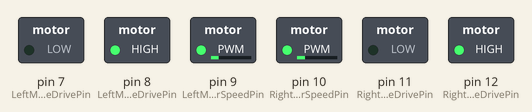
Recording of a sketch running on a simulated Arduino Uno, built with avr-gcc and run on an emulated ATmega328P. Parts: switched loads named in the sketch (green lamp = pin HIGH).

Above: at 0.1 s.
At 14.1 s:
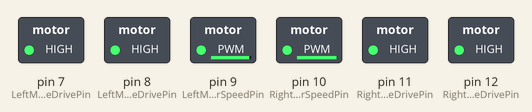
Timing chart, 0 to 15.6 s (numbered marks = the images above):
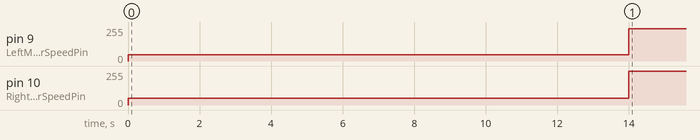

The sketch:

MissionToMars.ino
```cpp
#include "Application.hpp"

static Application application;

void setup()
{
  application.Setup();
}

void loop()
{
  application.Loop();
}
```

Application.cpp
```cpp
#include "Application.hpp"
#include "TimerDriver.hpp"

static const int LeftMotorSpeedPin = 9;
static const int LeftMotorClockwiseDrivePin = 7;
static const int LeftMotorAntiClockwiseDrivePin = 8;
static const double LeftMotorClockwiseEqualiser = 4250.0 / 4250.0;
static const double LeftMotorAntiClockwiseEqualiser = 4300.0 / 4500.0;

static const int RightMotorSpeedPin = 10;
static const int RightMotorClockwiseDrivePin = 12;
static const int RightMotorAntiClockwiseDrivePin = 11;
static const double RightMotorClockwiseEqualiser = 4500.0 / 4500.0;
static const double RightMotorAntiClockwiseEqualiser = 4200.0 / 4250.0;

void Application::Setup()
{
  mLeftMotorDriver = new MotorDriver(LeftMotorSpeedPin,
                                     LeftMotorClockwiseDrivePin,
                                     LeftMotorAntiClockwiseDrivePin,
                                     LeftMotorClockwiseEqualiser,
                                     LeftMotorAntiClockwiseEqualiser);
  mLeftMotor = new Motor(*mLeftMotorDriver);

  mRightMotorDriver = new MotorDriver(RightMotorSpeedPin,
                                      RightMotorClockwiseDrivePin,
                                      RightMotorAntiClockwiseDrivePin,
                                      RightMotorClockwiseEqualiser,
                                      RightMotorAntiClockwiseEqualiser);
  mRightMotor = new Motor(*mRightMotorDriver);

  mRover = new Rover(*mLeftMotor, *mRightMotor);

  mRover->MoveForwards(50);
  TimerDriver::DelayMs(14000);
  mRover->Stop();
}

void Application::Loop()
{
}
```

Application.hpp
```cpp
#ifndef APPLICATION_HPP
#define APPLICATION_HPP

#include "Rover.hpp"
#include "Motor.hpp"
#include "MotorDriver.hpp"

class Application
{
public:
  void Setup();
  void Loop();

private:
  Rover* mRover;

  MotorDriver* mLeftMotorDriver;
  Motor* mLeftMotor;

  MotorDriver* mRightMotorDriver;
  Motor* mRightMotor;
};

#endif
```

Led.cpp
```cpp
#include "Led.hpp"
#include "TimerDriver.hpp"

Led::Led(LedDriver &driver) :
  mDriver(driver)
{
}

void Led::SetLedState(bool ledIsOn)
{
  mDriver.SetLedState(ledIsOn);
}
```

Led.hpp
```cpp
#ifndef LED_HPP
#define LED_HPP

#include "LedDriver.hpp"

class Led
{
private:
  LedDriver &mDriver;

public:
  Led(LedDriver &driver);
  void SetLedState(bool ledIsOn);
};

#endif
```

Motor.cpp
```cpp
#include "Motor.hpp"

Motor::Motor(MotorDriver &motorDriver) :
  mMotorDriver(motorDriver)
{
  Stop();
}

void Motor::Run(MotorDirection direction, int speed)
{
  switch (direction)
  {
    case MotorDirection::Clockwise:
      mMotorDriver.SetMotorClockwiseDrive(true);
      mMotorDriver.SetMotorAntiClockwiseDrive(false);
      break;

    case MotorDirection::AntiClockwise:
      mMotorDriver.SetMotorClockwiseDrive(false);
      mMotorDriver.SetMotorAntiClockwiseDrive(true);
      break;

    default:
      Stop();
      break;
  }

  mMotorDriver.SetMotorSpeed(speed);
}

void Motor::Stop()
{
  mMotorDriver.SetMotorClockwiseDrive(true);
  mMotorDriver.SetMotorAntiClockwiseDrive(true);

  // Use the clockwise and anti-clockwise drive to brake
  mMotorDriver.SetMotorSpeed(255);
}
```

Motor.hpp
```cpp
#ifndef MOTOR_HPP
#define MOTOR_HPP

#include "MotorInterface.hpp"
#include "MotorDriver.hpp"
#include "MotorDirection.hpp"

class Motor : public MotorInterface
{
private:
  MotorDriver &mMotorDriver;

public:
  Motor(MotorDriver &motorDriver);
  void Run(MotorDirection direction, int speed);
  void Stop();
};

#endif
```

MotorDirection.hpp
```cpp
#ifndef MOTOR_DIRECTION_HPP
#define MOTOR_DIRECTION_HPP

enum MotorDirection
{
  Clockwise,
  AntiClockwise
};

#endif
```

MotorInterface.hpp
```cpp
#ifndef MOTOR_INTERFACE_HPP
#define MOTOR_INTERFACE_HPP

#include "MotorDirection.hpp"

class MotorInterface
{
public:
  virtual void Run(MotorDirection direction, int speed) = 0;
  virtual void Stop() = 0;
};

#endif
```

Rover.cpp
```cpp
#include "Rover.hpp"

Rover::Rover(MotorInterface &leftTrack, MotorInterface &rightTrack) :
  mLeftTrack(leftTrack),
  mRightTrack(rightTrack)
{
  mSpeed = 0;
  mDirection = RoverDirection::Forwards;
}

void Rover::MoveForwards(int speed)
{
  mSpeed = speed;
  mDirection = RoverDirection::Forwards;
  mRightTrack.Run(MotorDirection::Clockwise, mSpeed);
  mLeftTrack.Run(MotorDirection::AntiClockwise, mSpeed);
}

void Rover::MoveBackwards(int speed)
{
  mSpeed = speed;
  mDirection = RoverDirection::Backwards;
  mRightTrack.Run(MotorDirection::AntiClockwise, mSpeed);
  mLeftTrack.Run(MotorDirection::Clockwise, mSpeed);
}

void Rover::Stop()
{
  mSpeed = 0;
  mRightTrack.Stop();
  mLeftTrack.Stop();
}
```

Rover.hpp
```cpp
#ifndef ROVER_HPP
#define ROVER_HPP

#include "RoverDirection.hpp"
#include "MotorInterface.hpp"

class Rover
{
private:
  MotorInterface &mRightTrack;
  MotorInterface &mLeftTrack;
  int mSpeed;
  RoverDirection mDirection;

public:
  Rover(MotorInterface &leftTrack, MotorInterface &rightTrack);
  void MoveForwards(int speed);
  void MoveBackwards(int speed);
  void Stop();
};

#endif
```

RoverDirection.hpp
```cpp
#ifndef ROVER_DIRECTION_HPP
#define ROVER_DIRECTION_HPP

enum RoverDirection
{
  Forwards,
  Backwards
};

#endif
```

LedDriver.hpp
```cpp
#ifndef LED_DRIVER_HPP
#define LED_DRIVER_HPP

class LedDriver
{

public:
  LedDriver();

  void SetLedState(bool ledIsOn);
};

#endif
```

LedDriver.ino
```cpp
#include "LedDriver.hpp"

LedDriver::LedDriver()
{
  pinMode(LED_BUILTIN, OUTPUT);
}

void LedDriver::SetLedState(bool ledIsOn)
{
  if (ledIsOn)
  {
    digitalWrite(LED_BUILTIN, HIGH);
  }
  else
  {
    digitalWrite(LED_BUILTIN, LOW);
  }
}
```

MotorDriver.hpp
```cpp
#ifndef MOTOR_DRIVER_HPP
#define MOTOR_DRIVER_HPP

#include "MotorDirection.hpp"

class MotorDriver
{
public:
  MotorDriver(int speedPin,
              int clockwiseDrivePin,
              int antiClockwiseDrivePin,
              double clockwiseEqualiser,
              double antiClockwiseEqualiser);

  int GetMotorSpeed();
  MotorDirection GetMotorDirection();
  void SetMotorSpeed(int speed);
  void SetMotorClockwiseDrive(bool motorIsBeingDrivenClockwise);
  void SetMotorAntiClockwiseDrive(bool motorIsBeingDrivenAntiClockwise);

private:
  int mSpeedPin;
  int mClockwiseDrivePin;
  int mAntiClockwiseDrivePin;
  double mClockwiseEqualiser;
  double mAntiClockwiseEqualiser;

  int mSpeed;
  bool mMotorIsBeingDrivenClockwise;
  bool mMotorIsBeingDrivenAntiClockwise;
};

#endif
```

MotorDriver.ino
```cpp
#include "MotorDriver.hpp"

MotorDriver::MotorDriver(int speedPin,
                         int clockwiseDrivePin,
                         int antiClockwiseDrivePin,
                         double clockwiseEqualiser,
                         double antiClockwiseEqualiser)
{
  mClockwiseEqualiser = clockwiseEqualiser;
  mAntiClockwiseEqualiser = antiClockwiseEqualiser;

  mSpeedPin = speedPin;
  pinMode(speedPin, OUTPUT);

  mClockwiseDrivePin = clockwiseDrivePin;
  pinMode(clockwiseDrivePin, OUTPUT);

  mAntiClockwiseDrivePin = antiClockwiseDrivePin;
  pinMode(antiClockwiseDrivePin, OUTPUT);
}

void MotorDriver::SetMotorSpeed(int speed)
{
  mSpeed = speed;

  MotorDirection direction = GetMotorDirection();
  double equaliserToUse = (direction == MotorDirection::Clockwise) ? mClockwiseEqualiser : mAntiClockwiseEqualiser;

  int actualMotorSpeed = (int)((double)speed * equaliserToUse);
  analogWrite(mSpeedPin, actualMotorSpeed);
}

void MotorDriver::SetMotorClockwiseDrive(bool motorIsBeingDrivenClockwise)
{
  mMotorIsBeingDrivenClockwise = motorIsBeingDrivenClockwise;

  if (motorIsBeingDrivenClockwise)
  {
    digitalWrite(mClockwiseDrivePin, 1);
  }
  else
  {
    digitalWrite(mClockwiseDrivePin, 0);
  }
}

void MotorDriver::SetMotorAntiClockwiseDrive(bool motorIsBeingDrivenAntiClockwise)
{
  mMotorIsBeingDrivenAntiClockwise = motorIsBeingDrivenAntiClockwise;

  if (motorIsBeingDrivenAntiClockwise)
  {
    digitalWrite(mAntiClockwiseDrivePin, 1);
  }
  else
  {
    digitalWrite(mAntiClockwiseDrivePin, 0);
  }
}

int MotorDriver::GetMotorSpeed()
{
  return mSpeed;
}

MotorDirection MotorDriver::GetMotorDirection()
{
  if (mMotorIsBeingDrivenClockwise && !mMotorIsBeingDrivenAntiClockwise)
  {
    return MotorDirection::Clockwise;
  }

  return  MotorDirection::AntiClockwise;
}
```

TimerDriver.hpp
```cpp
#ifndef TIMER_DRIVER_HPP
#define TIMER_DRIVER_HPP

class TimerDriver
{
public:
  void static DelayMs(int delayTimeMs);
};

#endif
```

TimerDriver.ino
```cpp
#include "TimerDriver.hpp"

void TimerDriver::DelayMs(int delayTimeMs)
{
  delay(delayTimeMs);
}
```
